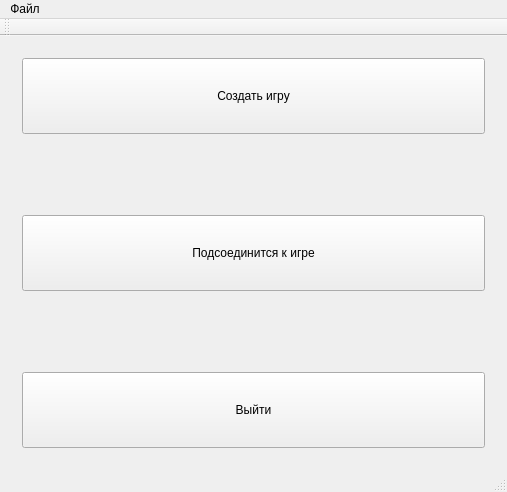
<?xml version="1.0" encoding="UTF-8"?>
<ui version="4.0">
 <class>MainWindow</class>
 <widget class="QMainWindow" name="MainWindow">
  <property name="geometry">
   <rect>
    <x>0</x>
    <y>0</y>
    <width>507</width>
    <height>492</height>
   </rect>
  </property>
  <property name="windowTitle">
   <string>MainWindow</string>
  </property>
  <widget class="QWidget" name="centralWidget">
   <property name="layoutDirection">
    <enum>Qt::LeftToRight</enum>
   </property>
   <layout class="QHBoxLayout" name="horizontalLayout">
    <item>
     <widget class="QStackedWidget" name="stackedWidget">
      <property name="currentIndex">
       <number>0</number>
      </property>
      <widget class="QWidget" name="stackedWidgetPage1" native="true">
       <layout class="QVBoxLayout" name="verticalLayout">
        <item>
         <widget class="QPushButton" name="pushButton">
          <property name="sizePolicy">
           <sizepolicy hsizetype="Minimum" vsizetype="MinimumExpanding">
            <horstretch>0</horstretch>
            <verstretch>0</verstretch>
           </sizepolicy>
          </property>
          <property name="text">
           <string>Создать игру</string>
          </property>
         </widget>
        </item>
        <item>
         <spacer name="verticalSpacer">
          <property name="orientation">
           <enum>Qt::Vertical</enum>
          </property>
          <property name="sizeHint" stdset="0">
           <size>
            <width>20</width>
            <height>40</height>
           </size>
          </property>
         </spacer>
        </item>
        <item>
         <widget class="QPushButton" name="pushButton_2">
          <property name="sizePolicy">
           <sizepolicy hsizetype="Minimum" vsizetype="MinimumExpanding">
            <horstretch>0</horstretch>
            <verstretch>0</verstretch>
           </sizepolicy>
          </property>
          <property name="text">
           <string>Подсоединится к игре</string>
          </property>
         </widget>
        </item>
        <item>
         <spacer name="verticalSpacer_2">
          <property name="orientation">
           <enum>Qt::Vertical</enum>
          </property>
          <property name="sizeHint" stdset="0">
           <size>
            <width>20</width>
            <height>40</height>
           </size>
          </property>
         </spacer>
        </item>
        <item>
         <widget class="QPushButton" name="pushButton_3">
          <property name="sizePolicy">
           <sizepolicy hsizetype="Minimum" vsizetype="MinimumExpanding">
            <horstretch>0</horstretch>
            <verstretch>0</verstretch>
           </sizepolicy>
          </property>
          <property name="text">
           <string>Выйти</string>
          </property>
         </widget>
        </item>
       </layout>
      </widget>
      <widget class="QWidget" name="stackedWidgetPage2" native="true">
       <layout class="QVBoxLayout" name="verticalLayout_2"/>
      </widget>
     </widget>
    </item>
   </layout>
  </widget>
  <widget class="QMenuBar" name="menuBar">
   <property name="enabled">
    <bool>true</bool>
   </property>
   <property name="geometry">
    <rect>
     <x>0</x>
     <y>0</y>
     <width>507</width>
     <height>21</height>
    </rect>
   </property>
   <widget class="QMenu" name="menu">
    <property name="title">
     <string>Файл</string>
    </property>
   </widget>
   <addaction name="menu"/>
  </widget>
  <widget class="QToolBar" name="mainToolBar">
   <attribute name="toolBarArea">
    <enum>TopToolBarArea</enum>
   </attribute>
   <attribute name="toolBarBreak">
    <bool>false</bool>
   </attribute>
  </widget>
  <widget class="QStatusBar" name="statusBar"/>
 </widget>
 <layoutdefault spacing="6" margin="11"/>
 <resources/>
 <connections/>
</ui>
